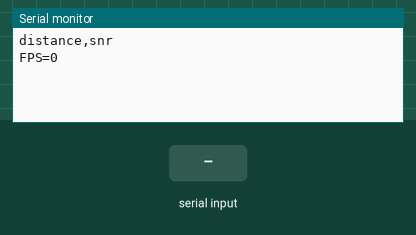
Recording of a sketch running on a simulated Arduino Uno, built with avr-gcc and run on an emulated ATmega328P. Parts: the last lines printed to the serial monitor. Inputs (shaded band) come from the test bench.

Above: at 1.2 s.
1.3 s: "90,45\n" received over the second serial link
At 1.9 s:
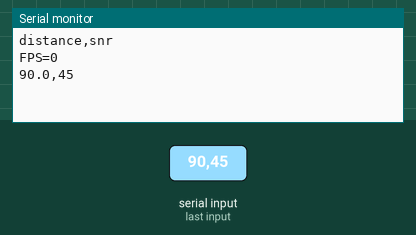
2.8 s: "30,150\n" received over the second serial link
At 2.96 s:
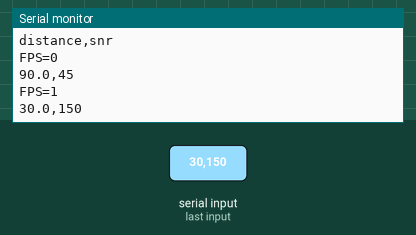

Measured:
- after the input at 1.3 s, the serial monitor: prints a new line at once (image 1)
- after the input at 2.8 s, the serial monitor: prints a new line at once (image 2)

The sketch:

DTOF-2510.ino
```cpp
#include <AltSoftSerial.h>

AltSoftSerial SENSOR_SERIAL; // UNO: RX=8(接传感器T 黄线), TX=9

#define BAUD_RATE 115200

#define BUF_LEN 32
char lineBuf[BUF_LEN];
uint8_t idx = 0;

uint16_t frameCount = 0;
unsigned long lastSecond = 0;

// 解析后的变量
float distance = 0;
int snr = 0;

void setup() {
  Serial.begin(115200);
  SENSOR_SERIAL.begin(BAUD_RATE);

  Serial.println("distance,snr");
  lastSecond = millis();
}

void loop() {

  while (SENSOR_SERIAL.available()) {
    char c = SENSOR_SERIAL.read();

    if (c == '\r' || c == '\n') {

      if (idx > 0) {
        lineBuf[idx] = '\0';

        parseLine(lineBuf);   //  解析

        //  打印两个变量
        Serial.print(distance, 1);
        Serial.print(",");
        Serial.println(snr);

        frameCount++;
      }

      idx = 0;
    }
    else {
      if (idx < BUF_LEN - 1) {
        lineBuf[idx++] = c;
      } else {
        idx = 0;  // 溢出丢弃
      }
    }
  }

  /*========== 帧率统计 ==========*/
  unsigned long now = millis();
  if (now - lastSecond >= 1000) {

    Serial.print("FPS=");
    Serial.println(frameCount);

    frameCount = 0;
    lastSecond = now;
  }
}

/*========== 解析函数 ==========*/
void parseLine(char *line) {
  char *comma = strchr(line, ',');

  if (comma != NULL) {
    *comma = '\0';

    distance = atof(line);
    snr = atoi(comma + 1);
  }
}
```
